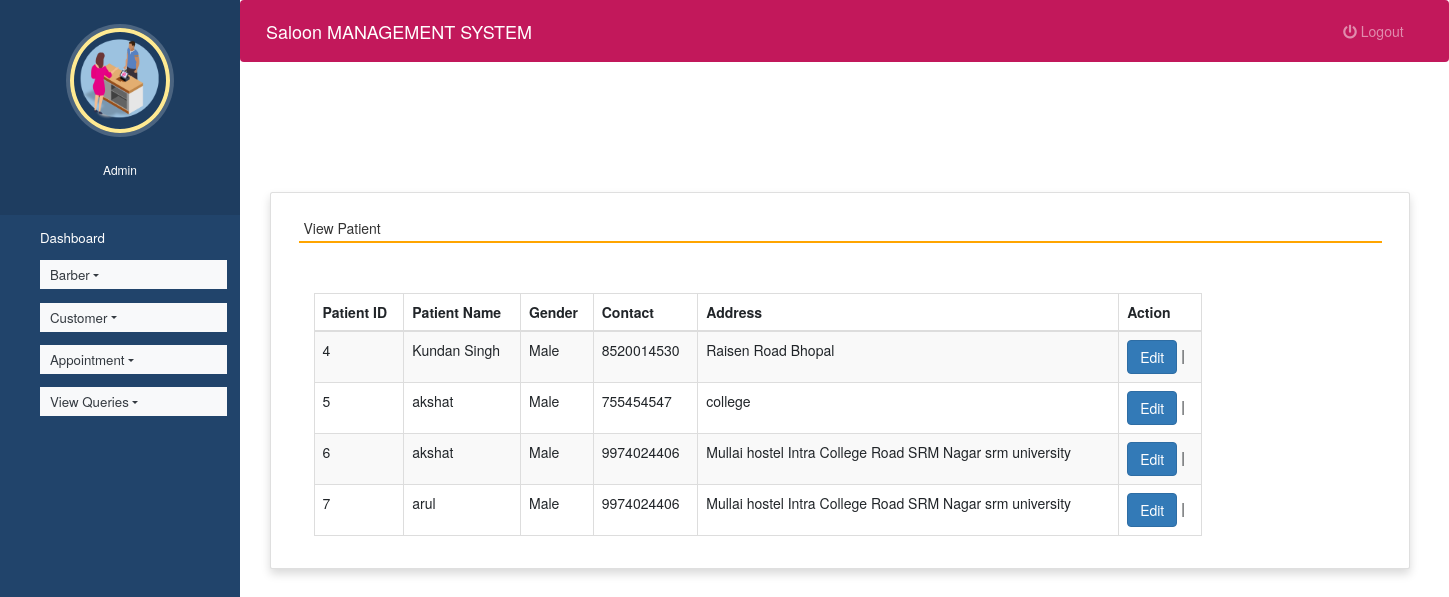
/view_patient (signed in), run on the app's committed database.
### hospitals/models.py (models this page shows, shortened)
class Patient(models.Model):
    name = models.CharField(max_length=50)
    gender = models.CharField(max_length=10)
    mobile = models.IntegerField(null=True)
    address = models.CharField(max_length=50)

### hospitals/views.py (the view)
# urls.py: path('view_patient', view_patient, name='view_patient'),
def view_patient(request):
    if not request.user.is_staff:
        return redirect('login')
    pat = Patient.objects.all()
    d = {'pat':pat}
    return render(request,'view_patient.html', d)

### hospitals/templates/view_patient.html (shortened to what this page needs)
{% extends 'admin_nav.html' %}
{% load static %}
{% block content %}
<head>
  <link rel="stylesheet" href="https://maxcdn.bootstrapcdn.com/bootstrap/3.4.1/css/bootstrap.min.css">
  <link rel="stylesheet" href="https://use.fontawesome.com/releases/v5.6.3/css/all.css">
</head>
<br><br><br><br>
<div class="container card shadow m-5">
    <div class="card-body">
        <h5 class="p-2" style="border-bottom: 2px solid orange">View Patient</h5>
		<div class="container mt-5">
		<table id="example" class="table table-striped table-bordered" style="width:80%">
			<thead>
				<tr>
					<th>Patient ID</th>
					<th>Patient Name</th>
                    <th>Gender</th>
					<th>Contact</th>
					<th>Address</th>
                    <th>Action</th>
				</tr>
			</thead>
			<tbody>
            {% for i in pat %}
			<tr>
				<td>{{i.id}}</td>
				<td>{{i.name}}</td>
				<td>{{i.gender}}</td>
				<td>{{i.mobile}}</td>
				<td>{{i.address}}</td>
				<td><a href="{% url 'edit_patient' i.id %}" class="btn btn-primary">Edit</a> |
			</tr>
			{% endfor %}
			</tbody>
		</table>
	 </div>
	</div>
</div>
{% endblock content %}

### hospitals/static/style.css (style rules this page uses)
body { padding-left: 240px; }

### hospitals/templates/admin_nav.html (style rules this page uses)
a:link { text-decoration: none; }
a { color: white; }
body { padding-left: 240px; }

### data on the page
Patient: id "4", name "Kundan Singh", gender "Male", mobile "8520014530", address "Raisen Road Bhopal"
Patient: id "5", name "akshat", gender "Male", mobile "755454547", address "college"
Patient: id "6", name "akshat", gender "Male", mobile "9974024406", address "Mullai hostel Intra College Road SRM Nagar srm university"
Patient: id "7", name "arul", gender "Male", mobile "9974024406", address "Mullai hostel Intra College Road SRM Nagar srm university"
